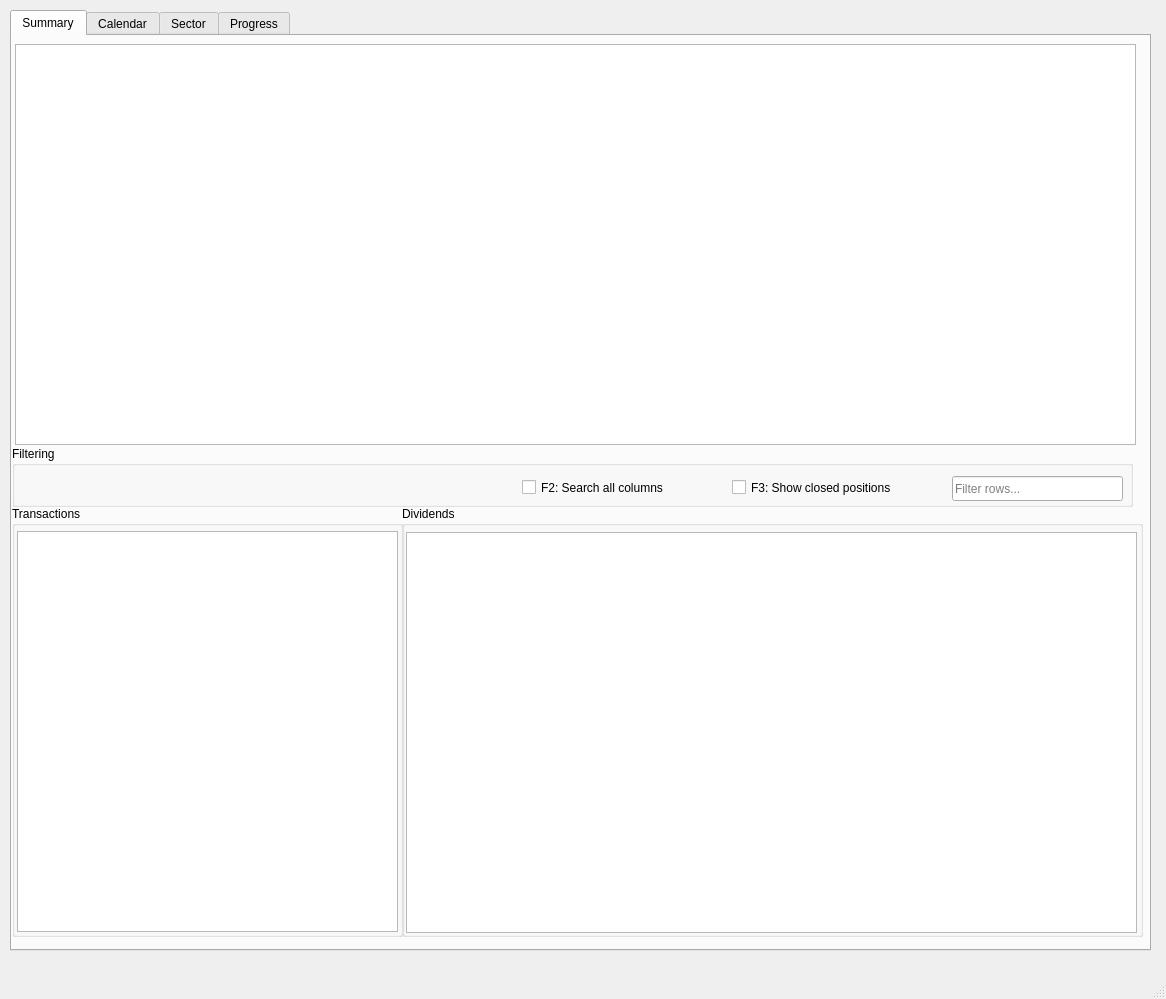
<?xml version="1.0" encoding="UTF-8"?>
<ui version="4.0">
 <class>MainWindow</class>
 <widget class="QMainWindow" name="MainWindow">
  <property name="geometry">
   <rect>
    <x>0</x>
    <y>0</y>
    <width>1166</width>
    <height>999</height>
   </rect>
  </property>
  <property name="windowTitle">
   <string>MainWindow</string>
  </property>
  <widget class="QWidget" name="centralwidget">
   <widget class="QTabWidget" name="tab_widget">
    <property name="geometry">
     <rect>
      <x>10</x>
      <y>10</y>
      <width>1141</width>
      <height>941</height>
     </rect>
    </property>
    <property name="currentIndex">
     <number>0</number>
    </property>
    <widget class="QWidget" name="tab">
     <attribute name="title">
      <string>Summary</string>
     </attribute>
     <widget class="QTableView" name="summary_table">
      <property name="geometry">
       <rect>
        <x>3</x>
        <y>8</y>
        <width>1121</width>
        <height>401</height>
       </rect>
      </property>
      <property name="font">
       <font>
        <family>Ubuntu</family>
        <pointsize>11</pointsize>
       </font>
      </property>
      <property name="selectionMode">
       <enum>QAbstractItemView::ExtendedSelection</enum>
      </property>
      <property name="selectionBehavior">
       <enum>QAbstractItemView::SelectRows</enum>
      </property>
      <property name="sortingEnabled">
       <bool>true</bool>
      </property>
      <attribute name="verticalHeaderVisible">
       <bool>false</bool>
      </attribute>
     </widget>
     <widget class="QGroupBox" name="groupBox_2">
      <property name="geometry">
       <rect>
        <x>0</x>
        <y>470</y>
        <width>391</width>
        <height>431</height>
       </rect>
      </property>
      <property name="title">
       <string>Transactions</string>
      </property>
      <widget class="QTableView" name="transaction_summary_table">
       <property name="geometry">
        <rect>
         <x>5</x>
         <y>25</y>
         <width>381</width>
         <height>401</height>
        </rect>
       </property>
       <property name="selectionMode">
        <enum>QAbstractItemView::SingleSelection</enum>
       </property>
       <property name="selectionBehavior">
        <enum>QAbstractItemView::SelectRows</enum>
       </property>
       <attribute name="verticalHeaderVisible">
        <bool>false</bool>
       </attribute>
      </widget>
     </widget>
     <widget class="QGroupBox" name="groupBox_3">
      <property name="geometry">
       <rect>
        <x>390</x>
        <y>470</y>
        <width>741</width>
        <height>431</height>
       </rect>
      </property>
      <property name="title">
       <string>Dividends</string>
      </property>
      <widget class="QTableView" name="dividend_summary_table">
       <property name="geometry">
        <rect>
         <x>4</x>
         <y>26</y>
         <width>731</width>
         <height>401</height>
        </rect>
       </property>
       <property name="selectionMode">
        <enum>QAbstractItemView::SingleSelection</enum>
       </property>
       <property name="selectionBehavior">
        <enum>QAbstractItemView::SelectRows</enum>
       </property>
       <attribute name="verticalHeaderVisible">
        <bool>false</bool>
       </attribute>
      </widget>
     </widget>
     <widget class="QGroupBox" name="groupBox_4">
      <property name="geometry">
       <rect>
        <x>0</x>
        <y>410</y>
        <width>1121</width>
        <height>61</height>
       </rect>
      </property>
      <property name="title">
       <string>Filtering</string>
      </property>
      <widget class="QLineEdit" name="main_filter">
       <property name="geometry">
        <rect>
         <x>940</x>
         <y>30</y>
         <width>171</width>
         <height>25</height>
        </rect>
       </property>
       <property name="placeholderText">
        <string>Filter rows...</string>
       </property>
      </widget>
      <widget class="QCheckBox" name="show_closed_positions">
       <property name="geometry">
        <rect>
         <x>720</x>
         <y>30</y>
         <width>201</width>
         <height>23</height>
        </rect>
       </property>
       <property name="text">
        <string>F3: Show closed positions</string>
       </property>
      </widget>
      <widget class="QCheckBox" name="search_all_columns">
       <property name="geometry">
        <rect>
         <x>510</x>
         <y>30</y>
         <width>181</width>
         <height>23</height>
        </rect>
       </property>
       <property name="text">
        <string>F2: Search all columns</string>
       </property>
      </widget>
     </widget>
    </widget>
    <widget class="QWidget" name="tab_2">
     <attribute name="title">
      <string>Calendar</string>
     </attribute>
     <widget class="QTableView" name="calendar_details_table">
      <property name="geometry">
       <rect>
        <x>650</x>
        <y>30</y>
        <width>481</width>
        <height>871</height>
       </rect>
      </property>
      <attribute name="verticalHeaderVisible">
       <bool>false</bool>
      </attribute>
     </widget>
     <widget class="QGroupBox" name="groupBox">
      <property name="geometry">
       <rect>
        <x>10</x>
        <y>10</y>
        <width>631</width>
        <height>441</height>
       </rect>
      </property>
      <property name="title">
       <string>Dividend calendar</string>
      </property>
      <widget class="QTableView" name="dividend_calendar">
       <property name="geometry">
        <rect>
         <x>10</x>
         <y>90</y>
         <width>611</width>
         <height>341</height>
        </rect>
       </property>
       <property name="selectionMode">
        <enum>QAbstractItemView::SingleSelection</enum>
       </property>
      </widget>
      <widget class="QGroupBox" name="groupBox_tax">
       <property name="geometry">
        <rect>
         <x>10</x>
         <y>30</y>
         <width>611</width>
         <height>51</height>
        </rect>
       </property>
       <property name="title">
        <string>Tax</string>
       </property>
       <widget class="QRadioButton" name="after_tax_radio">
        <property name="geometry">
         <rect>
          <x>130</x>
          <y>20</y>
          <width>111</width>
          <height>23</height>
         </rect>
        </property>
        <property name="text">
         <string>After tax</string>
        </property>
        <property name="checked">
         <bool>true</bool>
        </property>
       </widget>
       <widget class="QRadioButton" name="before_tax_radio">
        <property name="geometry">
         <rect>
          <x>20</x>
          <y>20</y>
          <width>111</width>
          <height>23</height>
         </rect>
        </property>
        <property name="text">
         <string>Before tax</string>
        </property>
       </widget>
      </widget>
     </widget>
     <widget class="QGroupBox" name="groupBox_5">
      <property name="geometry">
       <rect>
        <x>10</x>
        <y>480</y>
        <width>631</width>
        <height>371</height>
       </rect>
      </property>
      <property name="title">
       <string>Investment calendar</string>
      </property>
      <widget class="QTableView" name="investment_calendar">
       <property name="geometry">
        <rect>
         <x>0</x>
         <y>30</y>
         <width>621</width>
         <height>331</height>
        </rect>
       </property>
       <property name="selectionMode">
        <enum>QAbstractItemView::SingleSelection</enum>
       </property>
      </widget>
     </widget>
     <widget class="QLabel" name="ym_label">
      <property name="geometry">
       <rect>
        <x>660</x>
        <y>10</y>
        <width>121</width>
        <height>17</height>
       </rect>
      </property>
      <property name="text">
       <string>TextLabel</string>
      </property>
     </widget>
    </widget>
    <widget class="QWidget" name="tab_3">
     <attribute name="title">
      <string>Sector</string>
     </attribute>
     <widget class="QTableView" name="sector_summary">
      <property name="geometry">
       <rect>
        <x>10</x>
        <y>10</y>
        <width>501</width>
        <height>341</height>
       </rect>
      </property>
      <property name="selectionBehavior">
       <enum>QAbstractItemView::SelectRows</enum>
      </property>
     </widget>
     <widget class="QTableView" name="sector_details">
      <property name="geometry">
       <rect>
        <x>520</x>
        <y>10</y>
        <width>611</width>
        <height>341</height>
       </rect>
      </property>
      <attribute name="verticalHeaderVisible">
       <bool>false</bool>
      </attribute>
     </widget>
    </widget>
    <widget class="QWidget" name="tab_4">
     <attribute name="title">
      <string>Progress</string>
     </attribute>
     <widget class="QLabel" name="div_progress">
      <property name="geometry">
       <rect>
        <x>20</x>
        <y>20</y>
        <width>1071</width>
        <height>391</height>
       </rect>
      </property>
      <property name="text">
       <string>TextLabel</string>
      </property>
     </widget>
    </widget>
   </widget>
  </widget>
  <widget class="QMenuBar" name="menubar">
   <property name="geometry">
    <rect>
     <x>0</x>
     <y>0</y>
     <width>1166</width>
     <height>22</height>
    </rect>
   </property>
  </widget>
  <widget class="QStatusBar" name="statusbar"/>
 </widget>
 <resources/>
 <connections/>
</ui>
